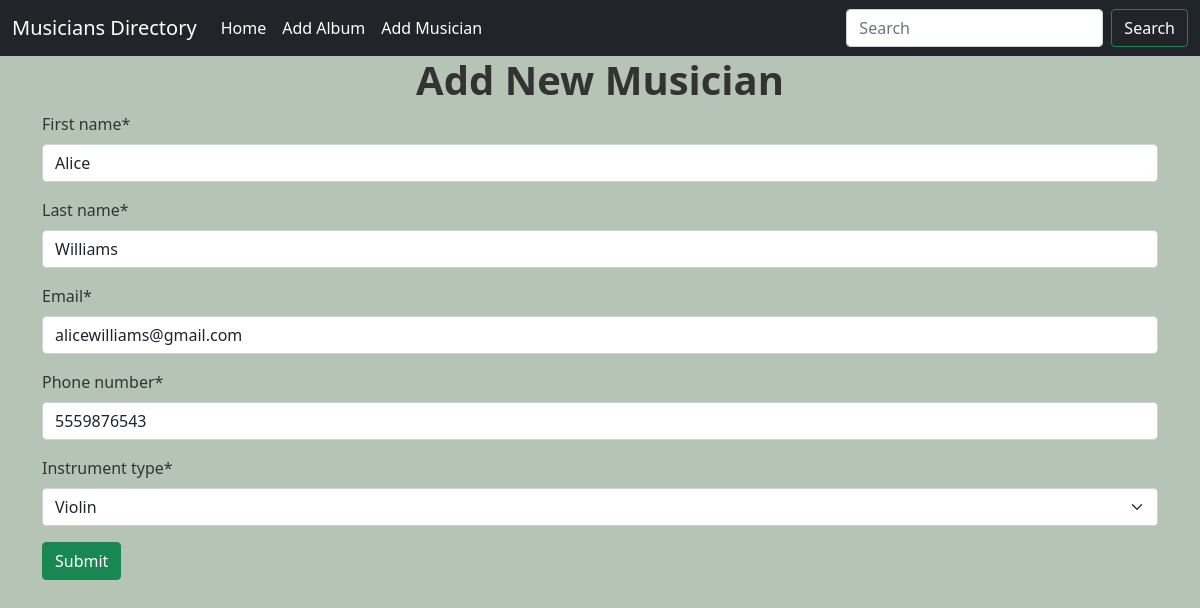
Screenshot of /musician/edit/4 with the database file from the repository.
### musician/models.py (models this page shows, shortened)
class musicians(models.Model):
    first_name = models.CharField(max_length=100)
    last_name = models.CharField(max_length=100)
    email = models.EmailField()
    phone_number = models.CharField(max_length=11)
    instruments = [
        ("Guitar", "Guitar"),
        ("Piano", "Piano"),
        ("Violin", "Violin"),
        ("Cello", "Cello"),
        ("Brass instrument", "Brass instrument"),
    ]
    instrument_type = models.CharField(max_length=50,choices=instruments)

### musician/views.py (the view)
# urls.py: path('edit/<int:id>', views.editMusician, name='editMusician'),
def editMusician(request, id):
    musician = musicians.objects.get(pk=id)
    form = forms.add_musician(instance=musician)
    if request.method == 'POST':
        form = forms.add_musician(request.POST, instance=musician)
        if form.is_valid():
            form.save()
            return redirect('home')
    return render(request, 'musician.html', {'form': form})

### musician/forms.py
class add_musician(forms.ModelForm):
    class Meta:
        model = models.musicians
        fields = '__all__'

### musician/templates/musician.html
{% extends "base.html" %}
{% block content %}
{% load crispy_forms_tags %}
<h1 class="text-center fw-bold">Add New Musician</h1>
<form method="post" class="container">
  {% csrf_token %} {{ form|crispy }}
  <button type="submit" class="btn btn-success">Submit</button>
</form>
{% endblock  %}

### templates/base.html (style rules this page uses)
body { background-color: #B6C4B6; color: #333; }

### rows the page displays
musicians: first_name "Alice", last_name "Williams", email "alicewilliams@gmail.com", phone_number "5559876543", instrument_type "Violin"
